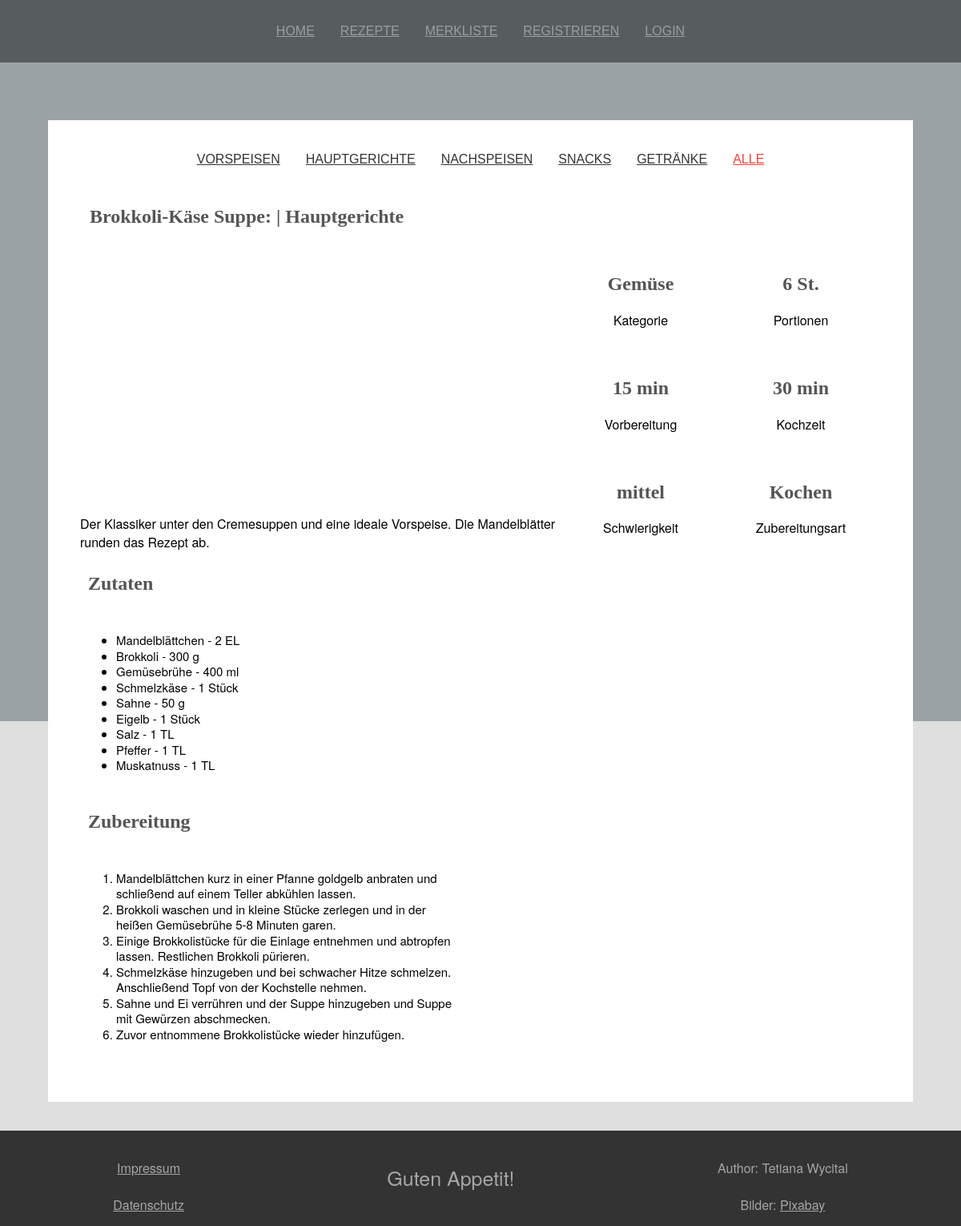
Page /?link=all&rezeptnum=51 on the committed database.
### tables this page shows
CREATE TABLE `gaengemenue` (
  `gaengemenue_num` int(11) NOT NULL,
  `gaengemenue` varchar(30) NOT NULL
);

CREATE TABLE `rezepte` (
  `rezept_num` bigint(20) NOT NULL,
  `rezept_titel` varchar(60) NOT NULL,
  `beschreibung_kurz` varchar(250) NOT NULL,
  `kategorie_num_fk` int(11) NOT NULL,
  `schwierigkeit_num_fk` int(11) NOT NULL,
  `vorbereitungszeit` smallint(6) NOT NULL,
  `kochzeit` smallint(6) NOT NULL,
  `haupt_bild` varchar(250) DEFAULT NULL,
  `portionen` tinyint(2) NOT NULL,
  `zubereitungsart_num_fk` int(11) NOT NULL,
  `gaengemenue_num_fk` int(11) NOT NULL
);

CREATE TABLE `kategorien` (
  `kategorie_num` int(11) NOT NULL,
  `kategorie_name` varchar(30) NOT NULL
);

CREATE TABLE `schwierigkeitstufen` (
  `schwierigkeit_num` int(11) NOT NULL,
  `schwierigkeitstufe` varchar(30) NOT NULL
);

CREATE TABLE `zubereitungsart` (
  `zubereitungsart_num` int(11) NOT NULL,
  `zubereitungsart` varchar(30) NOT NULL
);

CREATE TABLE `rezepte_zutaten` (
  `rz_num` bigint(20) NOT NULL,
  `zutaten_num_fk` int(11) NOT NULL,
  `zutaten_menge` int(11) DEFAULT NULL,
  `masseneinheit_num_fk` int(11) NOT NULL,
  `rezept_num_fk` int(11) NOT NULL
);

CREATE TABLE `zutaten` (
  `zutaten_num` int(11) NOT NULL,
  `zutaten` varchar(30) NOT NULL
);

CREATE TABLE `masseneinheit` (
  `masseneinheit_num` int(11) NOT NULL,
  `masseneinheit` varchar(30) NOT NULL
);

CREATE TABLE `zubereitung` (
  `z_num` bigint(20) NOT NULL,
  `schritt_num` smallint(2) NOT NULL,
  `zubereitung` text NOT NULL,
  `rezept_num_fk` bigint(20) NOT NULL
);

### php/details/zutaten.php (the view, shortened to what this page needs)
<?php
$query_zutaten = mysqli_query(
    $datenbank,
    "select rz.zutaten_menge, rz.rz_num, z.zutaten, m.masseneinheit
        from rezepte_zutaten as rz
        left join masseneinheit as m
        on m.masseneinheit_num=rz.masseneinheit_num_fk
        left join zutaten as z on z.zutaten_num=rz.zutaten_num_fk
        where rz.rezept_num_fk=" . $_GET["rezeptnum"]
);
?>
<div class='zutaten-box'>
    <ul>
        <?php
        while ($zutatendaten = mysqli_fetch_array($query_zutaten)) {
            $zutaten = $zutatendaten["zutaten"];
            $zutaten_menge = $zutatendaten["zutaten_menge"];
            $masseneinheit = $zutatendaten["masseneinheit"];
            $zutaten_menge = ($zutaten_menge > 0) ? $zutaten_menge : "";
            echo "<li>
            <div>$zutaten - $zutaten_menge $masseneinheit</div>";
            echo "</li>";
        }
        ?>
    </ul>
</div>

### php/recipe_menue.php (shortened to what this page needs)
<?php
$queryGaengemenue = mysqli_query(
    $datenbank,
    "select * from gaengemenue"
);
while (
    $gaengemenuedaten = mysqli_fetch_array($queryGaengemenue)
) {
    $gaengemenuenum = $gaengemenuedaten["gaengemenue_num"];
    $gaengemenue = $gaengemenuedaten["gaengemenue"];
    $auswahl = "dark";
    echo "<li>
            <a href='?link=" . $_GET["link"] .
             "&gaengemenue=$gaengemenuenum' class='$auswahl'>
                $gaengemenue
            </a>
        </li>";
}
$auswahl = (isset($_GET["gaengemenue"]) &&
$_GET["gaengemenue"] == 0 || !isset($_GET["gaengemenue"])) ? "bright" : "dark";
echo "<li>
<a href='?link=" . $_GET["link"] .
 "&gaengemenue=0' class='$auswahl'>
    Alle
</a>
</li>";
?>

### php/details/recipe_details.php (shortened to what this page needs)
<?php
$queryDetails = mysqli_query(
    $datenbank,
    "select r.*, g.gaengemenue, za.zubereitungsart,
    s.schwierigkeitstufe, k.kategorie_name
    from rezepte as r
    left join gaengemenue as g
    on g.gaengemenue_num = r.gaengemenue_num_fk
    left join zubereitungsart as za
    on za.zubereitungsart_num = r.zubereitungsart_num_fk
    left join schwierigkeitstufen as s
    on s.schwierigkeit_num = r.schwierigkeit_num_fk
    left join kategorien as k
    on k.kategorie_num = r.kategorie_num_fk
    where rezept_num = " . $_GET["rezeptnum"] . "
    limit 1"
);
while ($rezeptdaten = mysqli_fetch_array($queryDetails)) {
    $rezepttitel = $rezeptdaten["rezept_titel"];
    $beschreibung = $rezeptdaten["beschreibung_kurz"];
    $vorbereitungszeit = $rezeptdaten["vorbereitungszeit"];
    $kochzeit = $rezeptdaten["kochzeit"];
    $portionen = $rezeptdaten["portionen"];
    $gaengemenue = $rezeptdaten["gaengemenue"];
    $zubereitungsart = $rezeptdaten["zubereitungsart"];
    $schwierigkeitstufe = $rezeptdaten["schwierigkeitstufe"];
    $kategorie = $rezeptdaten["kategorie_name"];
?>
    <div class="details-title">
        <?php
        echo "<h2>$rezepttitel | $gaengemenue</h2>";
        ?>
    </div>
    <div class="details-container">
        <div class="details-img">
        </div>
        <div class="category-box">
            <div class="category">
                <h2><?php echo $kategorie ?></h2>
                <div>Kategorie</div>
            </div>
            <div class="category">
                <h2><?php echo $portionen ?> St.</h2>
                <div>Portionen</div>
            </div>
            <div class="category">
                <h2><?php echo $vorbereitungszeit ?> min</h2>
                <div>Vorbereitung</div>
            </div>
            <div class="category">
                <h2><?php echo $kochzeit ?> min</h2>
                <div>Kochzeit</div>
            </div>
            <div class="category">
                <h2><?php echo $schwierigkeitstufe ?></h2>
                <div>Schwierigkeit</div>
            </div>
            <div class="category">
                <h2><?php echo $zubereitungsart ?></h2>
                <div>Zubereitungsart</div>
            </div>
        </div>
        <div class="preparation-box">
            <div>
                <?php echo $beschreibung ?>
            </div>
            <div class="add-step">
                <h2>Zutaten</h2>
                <div>
                </div>
                </div>
                <?php include("zutaten.php"); ?>
            <div class="add-step">
                <h2>Zubereitung</h2>
                <div>
                </div>
            </div>
            <?php include("zubereitung.php"); ?>
        </div>
        <div>
        </div>
    </div>
<?php
}
?>

### php/details/zubereitung.php (shortened to what this page needs)
<?php
$query_zubereitung = mysqli_query(
    $datenbank,
    "select * from zubereitung
        where rezept_num_fk=" . $_GET["rezeptnum"] . "
        order by schritt_num"
);
?>
<div class='zutaten-box ordered'>
    <ul>
        <ol type="1">
        <?php
        while ($zubereitungdaten = mysqli_fetch_array($query_zubereitung)) {
             $zubereitung = $zubereitungdaten["zubereitung"];
            echo "<li>
            <div>$zubereitung</div>";
            echo "</li>";
        }
        ?>
        </ol>
    </ul>
</div>

### css/styles.css (style rules this page uses)
body { background-color: #dfdfdf; margin: 0 auto; }
.container h2 { font-family: Georgia, 'Times New Roman', Times, serif; color: #555555; padding: 10px; }
.recipe-buttons li { display: inline-block; margin: 0 1em; }
.recipe-buttons a { font-family: 'Oswald', sans-serif; text-align: center; font-size: 16px; font-weight: 300; text-transform: uppercase; }
.dark { color: #333; }
.bright { color: #f44336; }
.zutaten-box { display: grid; grid-template-columns: auto 10% 10%; grid-template-rows: auto; gap: 1px 1px; padding: 5px; font-family: "Helvetica Neue", Helvetica, Arial, sans-serif; font-size: 15px; line-height: 1.3; }
.zutaten-box { padding: 5px; display: grid; grid-template-columns: auto 10% 10%; grid-template-rows: auto; gap: 1px 1px; }
.ordered ul { padding: 0; }
.details-container { display: grid; grid-template-columns: 60% 40%; grid-template-rows: 30% 70%; gap: 1px 0px; grid-template-areas: ". ." ". ."; font-family: "Helvetica Neue", Helvetica, Arial, sans-serif; }
.preparation-box { display: grid; grid-template-columns: 100%; grid-template-rows: auto auto auto; gap: 1px 1px; grid-template-areas: "." "." "."; margin-top: 5%; }
.preparation-box h2 { font-family: Georgia, 'Times New Roman', Times, serif; color: #555555; padding: 10px; }
.add-step { display: grid; grid-template-columns: auto 20%; grid-template-rows: auto; gap: 1px 1px; grid-template-areas: ". ."; }
.add-step h2 { margin: 0; }
.details-title { display: grid; grid-template-columns: auto 6% 6%; grid-template-rows: auto; gap: 1px 1px; margin-bottom: 8px; }
.details-title h2 { font-family: Georgia, 'Times New Roman', Times, serif; color: #555555; padding: 5px 10px; margin: 4px 2px; }
.category { display: grid; grid-template-columns: 100%; grid-template-rows: 70% 30%; gap: 0px 0px; grid-template-areas: "." "."; margin: auto; padding: 5%; }
.category-box { display: grid; grid-template-columns: 50% 50%; grid-template-rows: auto auto auto; gap: 0px 0px; grid-template-areas: ". ." ". ." ". ."; text-align: center; }
.category-box h2 { font-family: Georgia, 'Times New Roman', Times, serif; color: #555555; }

### rows in the picture
gaengemenue: gaengemenue "VORSPEISEN"
gaengemenue: gaengemenue "HAUPTGERICHTE"
gaengemenue: gaengemenue "NACHSPEISEN"
gaengemenue: gaengemenue "SNACKS"
gaengemenue: gaengemenue "GETRÄNKE"
rezepte: rezept_titel "Brokkoli-Käse Suppe:", gaengemenue.gaengemenue "Hauptgerichte", kategorien.kategorie_name "Gemüse", portionen "6", vorbereitungszeit "15", kochzeit "30", schwierigkeitstufen.schwierigkeitstufe "mittel", zubereitungsart.zubereitungsart "Kochen", beschreibung_kurz "Der Klassiker unter den Cremesuppen und eine ideale Vorspeise. Die Mandelblätter runden das Rezept ab."
rezepte_zutaten: zutaten.zutaten "Mandelblättchen", zutaten_menge "2", masseneinheit.masseneinheit "EL"
rezepte_zutaten: zutaten.zutaten "Brokkoli", zutaten_menge "300", masseneinheit.masseneinheit "g"
rezepte_zutaten: zutaten.zutaten "Gemüsebrühe", zutaten_menge "400", masseneinheit.masseneinheit "ml"
rezepte_zutaten: zutaten.zutaten "Schmelzkäse", zutaten_menge "1", masseneinheit.masseneinheit "Stück"
rezepte_zutaten: zutaten.zutaten "Sahne", zutaten_menge "50", masseneinheit.masseneinheit "g"
rezepte_zutaten: zutaten.zutaten "Eigelb", zutaten_menge "1", masseneinheit.masseneinheit "Stück"
rezepte_zutaten: zutaten.zutaten "Salz", zutaten_menge "1", masseneinheit.masseneinheit "TL"
rezepte_zutaten: zutaten.zutaten "Pfeffer", zutaten_menge "1", masseneinheit.masseneinheit "TL"
rezepte_zutaten: zutaten.zutaten "Muskatnuss", zutaten_menge "1", masseneinheit.masseneinheit "TL"
zubereitung: zubereitung "Mandelblättchen kurz in einer Pfanne goldgelb anbraten und schließend auf einem Teller abkühlen lassen."
zubereitung: zubereitung "Brokkoli waschen und in kleine Stücke zerlegen und in der heißen Gemüsebrühe 5-8 Minuten garen."
zubereitung: zubereitung "Einige Brokkolistücke für die Einlage entnehmen und abtropfen lassen. Restlichen Brokkoli pürieren."
zubereitung: zubereitung "Schmelzkäse hinzugeben und bei schwacher Hitze schmelzen. Anschließend Topf von der Kochstelle nehmen."
zubereitung: zubereitung "Sahne und Ei verrühren und der Suppe hinzugeben und Suppe mit Gewürzen abschmecken."
zubereitung: zubereitung "Zuvor entnommene Brokkolistücke wieder hinzufügen."

### other values in the picture
$link_name "HOME"
$link_name "REZEPTE"
$link_name "MERKLISTE"
$link_name "REGISTRIEREN"
$link_name "LOGIN"
